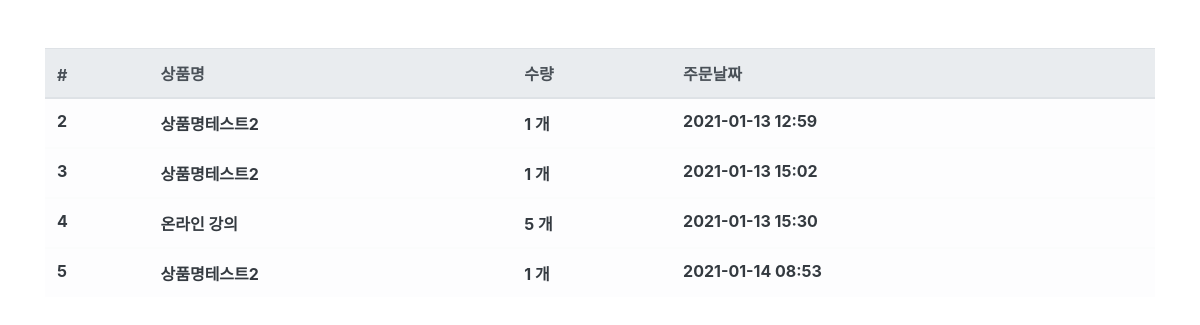
Page /order/ (signed in) on the committed database.
### order/models.py (models this page shows, shortened)
class Order(models.Model):
    fcuser = models.ForeignKey(
        'fcuser.Fcuser', on_delete=models.CASCADE, verbose_name='사용자')
    product = models.ForeignKey(
        'product.Product', on_delete=models.CASCADE, verbose_name='상품')
    quantity = models.IntegerField(verbose_name='수량')
    status = models.CharField(
        choices=(
            ('대기중', '대기중'), # (db에 들어가는 값, 보여지는 값)
            ('결제대기', '결제대기중'),
            ('결제완료', '결제완료'),
            ('환불', '환불'),
        ),
        default='대기중', max_length=32, verbose_name='상태')
    memo = models.TextField(null=True, blank=True, verbose_name='메모')
    register_date = models.DateTimeField(
        auto_now_add=True, verbose_name='등록날짜')
    class Meta:
        db_table = 'fastcampus_order'
        verbose_name = '주문'
        verbose_name_plural = '주문'

### product/models.py (models this page shows)
class Product(models.Model):
    name = models.CharField(max_length=256, verbose_name='상품명')
    price = models.IntegerField(verbose_name='상품가격')
    description = models.TextField(verbose_name='상품설명')
    stock = models.IntegerField(verbose_name='재고')
    register_date = models.DateTimeField(
        auto_now_add=True, verbose_name='등록날짜')
    def __str__(self):
        return self.name
    class Meta:
        db_table = 'fastcampus_product'
        verbose_name = '상품'
        verbose_name_plural = '상품'

### order/views.py (the view)
# urls.py: path('order/', OrderList.as_view()),
@ method_decorator(login_required, name='dispatch')
class OrderList(ListView):
    template_name = 'order.html'
    context_object_name = 'order_list'
    def get_queryset(self, **kwargs):
        queryset = Order.objects.filter(
            fcuser__email=self.request.session.get('user'))
        return queryset

### order/templates/order.html
{% extends "base.html" %}
{% load humanize %}
{% block contents %}
<div class="row mt-5">
    <div class="col-12">
        <table class="table table-light">
            <thead class="thead-light">
                <tr>
                    <th scope="col">#</th>
                    <th scope="col">상품명</th>
                    <th scope="col">수량</th>
                    <th scope="col">주문날짜</th>
                </tr>
            </thead>
            {% for order in order_list %}
            <tbody class="text-dark">
                <tr>
                    <th scope="row">{{ order.id }}</th>
                    <th>{{ order.product }}</th>
                    <th>{{ order.quantity|intcomma }} 개</th>
                    <th>{{ order.register_date|date:'Y-m-d H:i' }}</th>
                </tr>
                {% endfor %}
            </tbody>
        </table>
    </div>
</div>
{% endblock %}

### rows in the picture
Order: id "2", product "상품명테스트2", quantity "1", register_date "2021-01-13 12:59"
Order: id "3", product "상품명테스트2", quantity "1", register_date "2021-01-13 15:02"
Order: id "4", product "온라인 강의", quantity "5", register_date "2021-01-13 15:30"
Order: id "5", product "상품명테스트2", quantity "1", register_date "2021-01-14 08:53"
